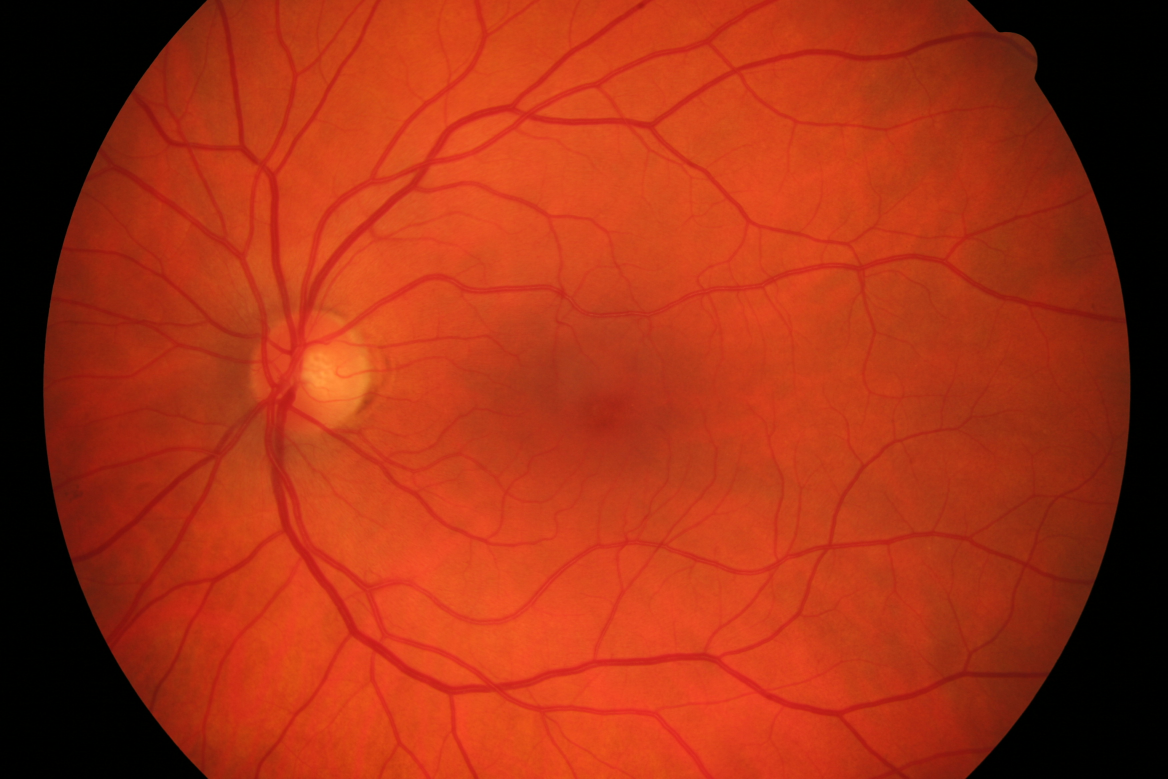
#> input picture images/healthy1.jpg, 3504 x 2336 px (shown at 1/3 size)
$ python 'entrega (practicing) - 3.py'   (older library calls are emulated)
#> lines starting #> are read from the running program, lines starting #| are printed output that depends on the picture; after the words box and inside, x2 and y2 are one past the last pixel; in counts of white or black regions, pixels touching at a corner belong together
#!/usr/bin/env python3
# -*- coding: utf-8 -*-
"""
Created on Sat Jan 20 04:19:40 2024

@author: safat
"""

import numpy as np
#import scipy as sp
import scipy.ndimage as ndimage
#import math
#from skimage import exposure,filters
from matplotlib import pyplot as plt
import cv2
#import matplotlib.pyplot as plt
from skimage.transform import hough_circle, hough_circle_peaks,hough_ellipse
#from skimage.feature import canny
from skimage.draw import circle_perimeter
#from skimage.segmentation import active_contour
#from skimage.filters import gaussian
#import argparse
from sklearn.cluster import KMeans

def resize(img):
	return cv2.resize(img, (1080, 720))

def rgb2Blue(img):
	b,g,r = cv2.split(img)
	return b

def rgb2Red(img):
	b,g,r = cv2.split(img)
	return r

def rgb2Green(img):
	b,g,r = cv2.split(img)
	return g

def rgb2Gray(img):
	return cv2.cvtColor(img,cv2.COLOR_BGR2GRAY)

def rgb2lab(img):
	return cv2.cvtColor(img,cv2.COLOR_BGR2LAB)

#############preprocess###########
##Image is split on B,G,R channel
##Red channel is isolated
##Smoothing over the red channel is applied
##Sharpening and Equalization to te image are applied
##A morph closing is applied to remove artifacts
##################################
def preprocess(img):
	b,g,r = cv2.split(img)
	gray = rgb2Red(img)
	gray_blur = cv2.GaussianBlur(gray, (5,5), 0)
	gray = cv2.addWeighted(gray, 1.5, gray_blur, -0.5, 0, gray)
	kernel = cv2.getStructuringElement(cv2.MORPH_ELLIPSE,(31,31))
	gray = ndimage.grey_closing(gray,structure=kernel)
	gray = cv2.equalizeHist(gray)
	return gray

#############getROI##############
##Image is resized
##We take green channel and smooth it
##Opening is done to remove artifacts, in order to preserve only BRIGHTEST elements
##Now we get the most bright pixel position
##We return that position in a 110x110 window
##It is actually a simple way to detect the optic disc, but it works so..
##################################
def getROI(image):
	image_resized = resize(image)
	b,g,r = cv2.split(image_resized)
	g = cv2.GaussianBlur(g,(15,15),0)
	kernel = cv2.getStructuringElement(cv2.MORPH_ELLIPSE,(15,15))
	g = ndimage.grey_opening(g,structure=kernel)
	(minVal, maxVal, minLoc, maxLoc) = cv2.minMaxLoc(g)

	x0 = int(maxLoc[0])-110
	y0 = int(maxLoc[1])-110
	x1 = int(maxLoc[0])+110
	y1 = int(maxLoc[1])+110

	return image_resized[y0:y1,x0:x1]


# [49 lines left out: functions getValue, kmeans, checkSide, checkHigh, not called in this run]

def canny(img,sigma):
	v = np.mean(img)
	sigma = sigma
	lower = int(max(0, (1.0 - sigma) * v))
	upper = int(min(255, (1.0 + sigma) * v))
	edged = cv2.Canny(img, lower, upper)
	return edged

def hough(edged,limm,limM):
	hough_radii = np.arange(limm, limM, 1)
	hough_res = hough_circle(edged, hough_radii)
	return hough_circle_peaks(hough_res, hough_radii,total_num_peaks=1)

'''
parser = argparse.ArgumentParser(description='Optic disc segmentation.')
parser.add_argument("-f", dest='file', action='store', type=str, help='The image to process.')
args = parser.parse_args()

print(args.accumulate(args.integers))
'''
############################
##Here we start the process
############################

image = cv2.imread("images/healthy1.jpg")
#> image is the input picture: shape (2336, 3504, 3); mean B, G, R 21.1, 49.2, 163.5
#image2 = cv2.imread("r2_Im320.png")
image = cv2.resize(image, (1080, 720))
#> image: shape (720, 1080, 3)
cv2.imshow("original image", image)
title1 = 'original image'
figure1 = image


roi = getROI(image)
#> in getROI, `b,g,r = cv2.split(image_resized)`:
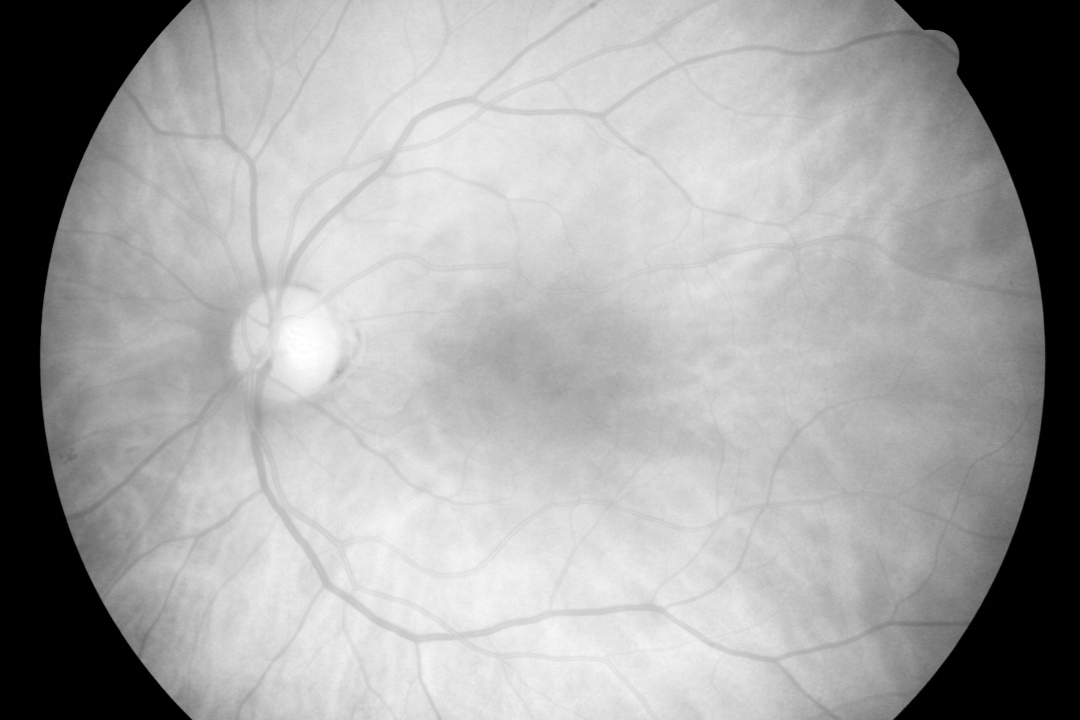
#> r: shape (720, 1080); min 0, max 255, mean 163.5
#> in getROI, `(minVal, maxVal, minLoc, maxLoc) = cv2.minMaxLoc(g)`: minVal = 1; maxVal = 135; minLoc = (0, 0); maxLoc = (300, 343)
#> in getROI, `x0 = int(maxLoc[0])-110`: x0 = 190
#> in getROI, `y0 = int(maxLoc[1])-110`: y0 = 233
#> in getROI, `x1 = int(maxLoc[0])+110`: x1 = 410
#> in getROI, `y1 = int(maxLoc[1])+110`: y1 = 453
preprocessed_roi = preprocess(roi)
#> in preprocess, `b,g,r = cv2.split(img)`:
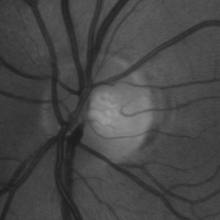
#> g: shape (220, 220); min 27, max 159, mean 70.6
#> in preprocess, `b,g,r = cv2.split(img)`:
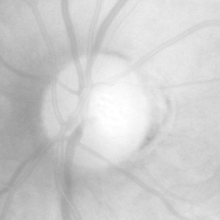
#> r: shape (220, 220); min 153, max 255, mean 206.6
#> in preprocess, `gray = cv2.equalizeHist(gray)`:
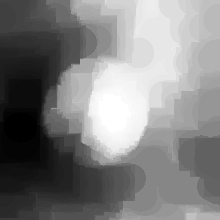
#> gray: shape (220, 220); min 0, max 255, mean 128.4
title2 = 'roi'
figure2 = roi

cv2.imshow("safat", roi)
#cv2.imshow("safat", preprocessed_roi)

complete_image = roi

#im2, contours, hierarchy = cv2.findContours(segmented, cv2.RETR_TREE, cv2.CHAIN_APPROX_SIMPLE)
##We get our ROI and then we preprocess it.
##After preprocess, we apply a canny border algorithm
##We dilate the borders in order to make it easy to detect with hough


edged = canny(preprocessed_roi,0.22)
#> in canny, `v = np.mean(img)`: v = 128.4
#> in canny, `lower = int(max(0, (1.0 - sigma) * v))`: lower = 100
#> in canny, `upper = int(min(255, (1.0 + sigma) * v))`: upper = 156
#> in canny, `edged = cv2.Canny(img, lower, upper)`: edged: shape (220, 220); 1.3% white in thin lines or dots, all inside (x1, y1, x2, y2) = (41, 0, 214, 220)
kernel = np.ones((3,3),np.uint8)

edged = cv2.dilate(edged,kernel,iterations=3)
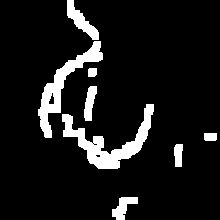
#> edged: shape (220, 220); 9.7% white; 8 white regions, largest, box (x1, y1, x2, y2) and area: (62, 104, 154, 169) 1797, (38, 41, 103, 138) 1451, (67, 0, 99, 40) 481
accums, cx, cy, radii = hough(edged,55,80)
#> accums = [0.587]; cx = [96]; cy = [110]; radii = [55]


#########################################
#########################################
#########################################

image_hist = cv2.equalizeHist(preprocessed_roi)
cv2.imshow("equalized histogram", image_hist)
#print(image_hist.shape)
title3 = 'equalized histogram'
figure3 = image_hist

binary_img = (image_hist <= 240)
#> binary_img: shape (220, 220) bool; 94.2% white; 1 black region, box (x1, y1, x2, y2) and area: (90, 70, 146, 145) 2816

height, width = binary_img.shape
#> height = 220; width = 220

binary_img_2 = np.zeros((height,width))

data_points = []

for i in range(height):
    for j in range(width):
        if(binary_img[i][j] == True):
            binary_img_2[i][j] = 255

        else:
            binary_img_2[i][j] = 0
            data_points.append((i,j))


cv2.imwrite("binary image.jpg", binary_img_2)

img2 = cv2.imread("binary image.jpg")
#> img2: shape (220, 220, 3); min 0, max 255, mean 240.2
cv2.imshow("binary image", img2)
title4 = 'Binary Threshold image'
figure4 = img2

print(img2.shape)
#| (220, 220, 3)

#########################################
#########################################
#########################################


# Create KMeans instance and fit the data
kmeans = KMeans(n_clusters=1)
kmeans.fit(data_points)

centroids = kmeans.cluster_centers_

cup_x = centroids[0][0]
cup_y = centroids[0][1]

cup_x = np.uint8(cup_x)
cup_y = np.uint8(cup_y)

print(cup_x, cup_y)

img2[cup_x, cup_y] = (255, 255, 0)
#> img2: shape (220, 220, 3); mean B, G, R 240.2, 240.2, 240.2
complete_image[cup_y, cup_x] = (255, 255, 0)
#cv2.imshow('image with centroid', img2)
cup_radius = 0
total_dist = 0


for i in range(len(centroids)):
    point_x, point_y = np.int8(data_points[i])

    dist = np.sqrt((point_x - cup_x)**2 + (point_y - cup_y)**2)
    total_dist += dist
#> after the loop, total_dist = 38.83

cup_radius = total_dist/len(centroids)
#> cup_radius = 38.83
cup_radius = np.uint8(cup_radius)
#> cup_radius = 38

img2 = cv2.circle(img2, (cup_y, cup_x), cup_radius, (255,255,0))
#> img2: shape (220, 220, 3); mean B, G, R 240.2, 240.2, 239.1
complete_image = cv2.circle(complete_image, (cup_x, cup_y), cup_radius, (255,255,0))
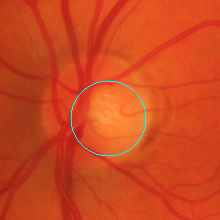
#> complete_image: shape (220, 220, 3); mean B, G, R 31.8, 71.4, 205.6
cv2.imshow('cup radius with circle', img2)
title5 = 'cup radius with circle'
figure5 = img2
#########################################
#########################################
#########################################

center_x = 0
center_y = 0
radius = 0
for center_y, center_x, radius in zip(cy, cx, radii):
	circy, circx = circle_perimeter(center_y, center_x, radius)
	try:
		roi[circy, circx] = (220, 20, 20)
	except :
		continue
#> this loop made 1 pass
#> (center_y, center_x, radius) on pass 1: (110, 96, 55)


#init = np.array([circx, circy]).T


cv2.imshow('Pre-Processed Region of Interest ', preprocessed_roi)
cv2.imshow('Region of Interest ', roi)
title6 = 'Pre-Processed Region of Interest'
figure6 = preprocessed_roi

img2[center_x, center_y] = (0,0,255)
#> img2: shape (220, 220, 3); mean B, G, R 240.2, 240.2, 239.1
img2 = cv2.circle(img2, (center_y, center_x), radius, (0,0,255))
#> img2: shape (220, 220, 3); mean B, G, R 238.6, 238.6, 239.1

complete_image[center_y, center_x] = (255,0,0)
#> complete_image: shape (220, 220, 3); 0.65% of pixels changed, all inside (x1, y1, x2, y2) = (41, 55, 152, 166)
#complete_image = cv2.circle(complete_image, (center_x, center_y), radius, (255,0,0))

cv2.imshow('updated img2', img2)
title7 = 'After all pre processing'
figure7 = img2

ellipsis_height = 5
axesLength=(cup_radius-ellipsis_height, cup_radius+ellipsis_height)
#> axesLength = (33, 43)
center_coordinates=(cup_y, cup_x)
angle=0
startAngle=0
endAngle=360
color=(255,255,0)
thickness=3
img2 = cv2.ellipse(img2, center_coordinates, axesLength, angle, startAngle, endAngle, color, thickness)
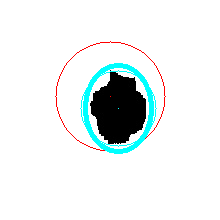
#> img2: shape (220, 220, 3); mean B, G, R 238.8, 238.8, 233.1

cv2.imshow('img2', img2)
############################ display all images #################

titles = [title1, title2, title3, title4, title5, title6, title7]
figures = [figure1, figure2, figure3, figure4, figure5, figure6, figure7]
'''
for i in range(7):
    plt.subplot(3, 3, i+1), plt.imshow(figures[i], 'gray')
    plt.title(titles[i])
    plt.xticks([]), plt.yticks([])

plt.show()
'''

cv2.imshow('complete image', complete_image)

cv2.waitKey(0)
cv2.destroyAllWindows()

$ run again, with images/healthy10.jpg copied over images/healthy1.jpg
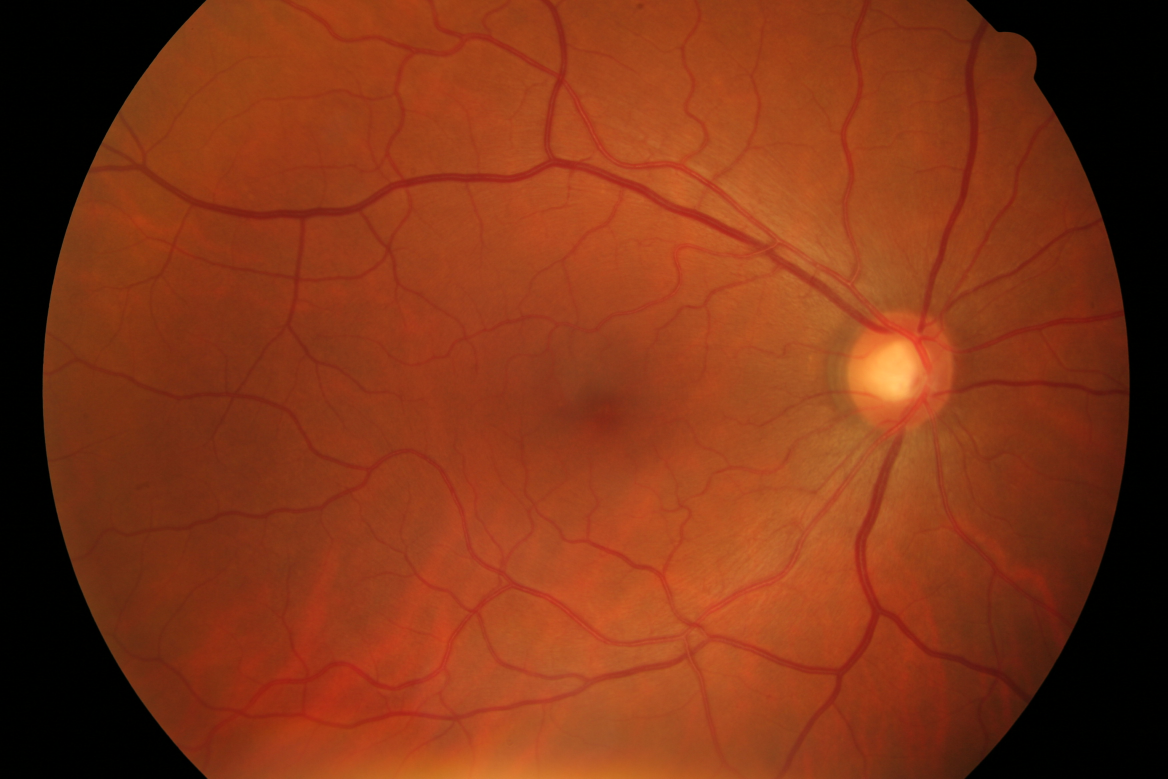
#> input picture images/healthy10.jpg, 3504 x 2336 px (shown at 1/3 size)
#> image is the input picture: shape (2336, 3504, 3); mean B, G, R 22.8, 53.1, 129.6
#> image: shape (720, 1080, 3)
#> minVal = 1; maxVal = 185; minLoc = (0, 0); maxLoc = (826, 342)
#> x0 = 716
#> y0 = 232
#> x1 = 936
#> y1 = 452
#> v = 128.9
#> lower = 100
#> upper = 157
#> `edged = cv2.dilate(edged,kernel,iterations=3)`:
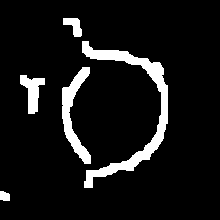
#> edged: shape (220, 220); 8.6% white; 5 white regions, box (x1, y1, x2, y2) and area: (82, 41, 168, 188) 2320, (62, 67, 91, 164) 1043, (20, 75, 45, 114) 496, (63, 18, 82, 37) 215, (0, 191, 10, 201) 86
#> accums = [0.656]; cx = [118]; cy = [112]; radii = [55]
#> binary_img: shape (220, 220) bool; 94.1% white; 1 black region, box (x1, y1, x2, y2) and area: (74, 81, 141, 141) 2842
#| (220, 220, 3)
#> the loop `for center_y, center_x, radius in zip(cy, cx, radii):` made 1 pass
#> (center_y, center_x, radius) on pass 1: (112, 118, 55)
#> `img2 = cv2.ellipse(img2, center_coordinates, axesLength, angle, startA..`:
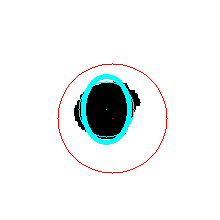
#> img2: shape (220, 220, 3); mean B, G, R 241.9, 241.9, 238.3
